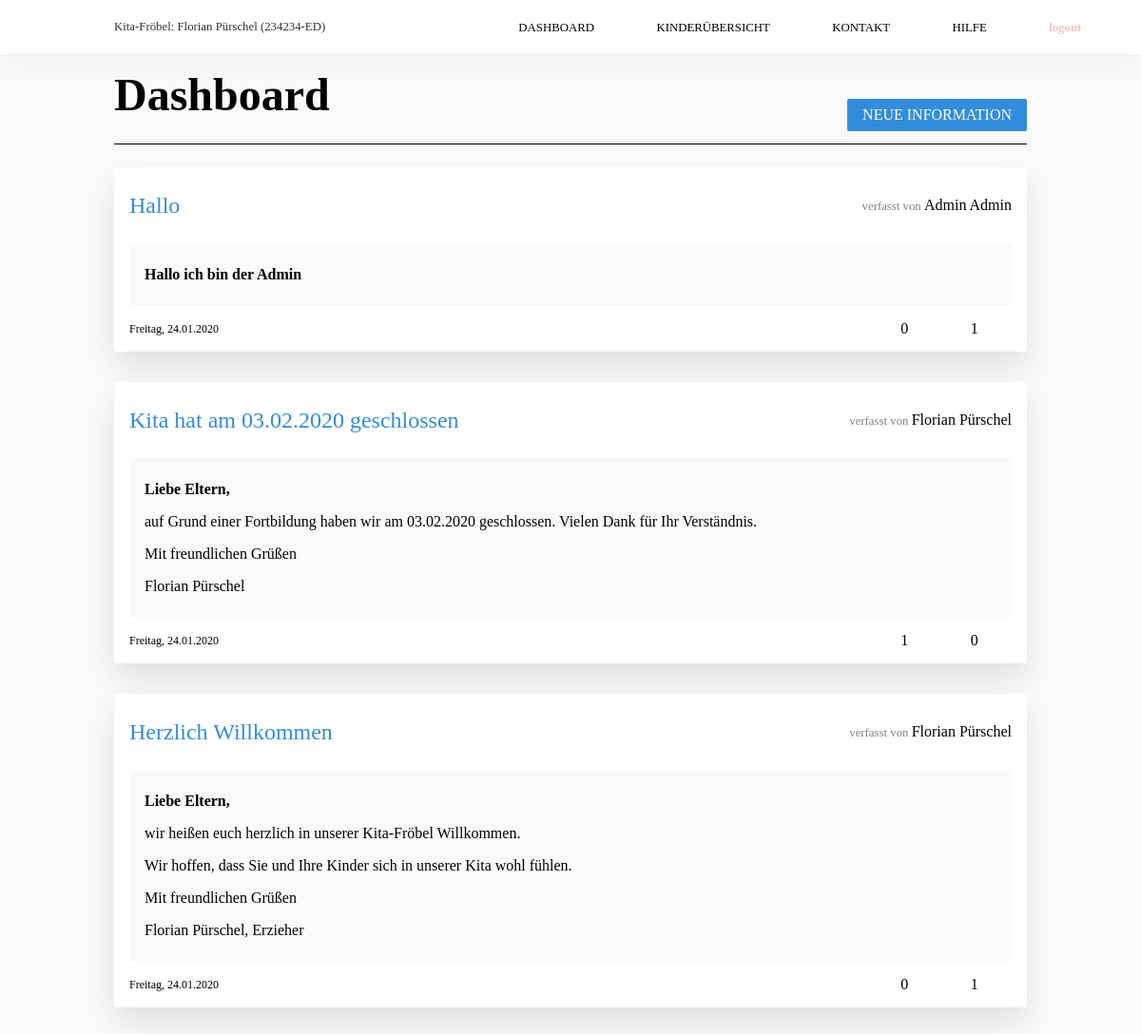
/dashboard/ (signed in), run on the app's committed database.
### account/models.py (models this page shows, shortened)
class UserProfile(models.Model):
    user = models.OneToOneField(User, on_delete=models.CASCADE)
    kindergarten = models.CharField(max_length=50,
                                    choices=KINDERGÄRTEN_CHOICES,
                                    )
    user_type = models.CharField(max_length=50,
                                 choices=USERTYPE_CHOICE,
                                 default="Eltern",
                                 )
    is_aproved = models.BooleanField(default=False)
    mitgliedsnummer = models.CharField(max_length=10)
    def get_full_name(self):
        return self.user.first_name + " " + self.user.last_name

### dashboard/models.py (models this page shows, shortened)
class News(models.Model):
    title = models.CharField(max_length=100)
    author = models.CharField(max_length=50)
    timestamp = models.DateTimeField(auto_now_add=True)
    message = models.TextField(
        blank=True,
    )
    user = models.ForeignKey(User,
                             on_delete=models.CASCADE,
                             related_name='users',
                             related_query_name='user',
                             )
    class Meta:
        ordering = ['-timestamp', ]
        verbose_name = 'News'
        verbose_name_plural = 'News'
    def datepublished(self):
        timestamp = self.timestamp.strftime('%A, %d.%m.%Y')
        datesplitted = timestamp.split(',')
        days = {
            "Monday": "Montag",
            "Tuesday": "Dienstag",
            "Wednesday": "Mittwoch",
            "Thursday": "Donnerstag",
            "Friday": "Freitag",
            "Saturday": "Samstag",
            "Sunday": "Sonntag"
        }
        return days.get(datesplitted[0]) + ', ' + datesplitted[1]
    def get_full_title(self):
        return self.title
    def get_upvotes(self):
        upvotes = Vote.objects.filter(up_or_down='up',
                                      news=self)
        return upvotes
    def get_upvotes_count(self):
        return len(self.get_upvotes())
    def get_downvotes(self):
        downvotes = Vote.objects.filter(up_or_down='down',
                                        news=self)
        return downvotes
    def get_downvotes_count(self):
        return len(self.get_downvotes())

### dashboard/views.py (the view, shortened to what this page needs)
# urls.py: path('', views.showview, name='dashboard'),
def showview(request):
    allnews = News.objects.all()
    if request.user.userprofile.is_aproved:
        template = "dashboard.html"
    context = {'all_the_news': allnews}
    return render(request, template, context)

### dashboard/templates/dashboard.html (shortened to what this page needs)
{% extends 'dashboardbase.html' %}
{% load static %}
{% block ressources %}
  <link rel="stylesheet" type="text/css" href="{% static '/dashboard/dashboard.css' %}">
{% endblock %}
{% block content %}
<main class="mainframe__dashboard">
  <h2 class="dashboard__headline">Dashboard</h2>
  <ul class="dashboard__newsfeed">
  {% if user.userprofile.user_type != 'PA' %}
  <a class="dashboard__adder button" href="../post/">neue information</a>
  {% endif  %}
  {% for news in all_the_news|slice:5 %}
    <li class="newsfeed__news">
      <a class="news__title" href="{{ news.id }}/">{{ news.get_full_title }}</a>
      <p class="news__user"><span class="user__pre">verfasst von</span>{{ news.user.get_full_name }}</p>
      <p class="news__date">{{ news.datepublished }}</p>
      <span class="news__content">
        {{ news.message|linebreaks }}
      </span>
      <section class="news__votesection">
      <div class="votesection__child votesection__upvote">
        <a href="vote/{{ news.id }}/up/">
          <span>{{ news.get_upvotes_count }}</span>
        </a>
      </div>
      <div class="votesection__child votesection__downvote">
        <a href="vote/{{ news.id }}/down/">
          <span>{{ news.get_downvotes_count }}</span>
        </a>
      </div>
      </section>
    </li>
    {% endfor %}
  </ul>
</main>
{% endblock %}

### dashboard/templates/dashboardbase.html (shortened to what this page needs)
<!DOCTYPE html>
<html>
<head>
    {% load static %}
      <link rel="stylesheet" type="text/css" href="{% static '/dashboard/reset.css' %}">
      <link rel="stylesheet" type="text/css" href="{% static '/dashboard/navigation.css' %}">
      <link rel="stylesheet" type="text/css" href="{% static '/dashboard/button.css' %}">
      {% block ressources %}{% endblock %}
</head>
<body>
  <nav class="navigation">
    <p class="navigation__loggedinas">{{user.userprofile.kindergarten}}:
      {{user.userprofile.get_full_name}} ({{user.userprofile.mitgliedsnummer}})</p>
    <div>
    <a href="{% url 'dashboard' %}" class="navigation__element">Dashboard</a>
    {% if user.userprofile.user_type != 'A' %}
      <a href="{% url 'kinderübersicht' %}"
    class="navigation__element">Kinderübersicht</a>
    {% endif  %}
    <a href="{% url 'dashboard' %}" class="navigation__element">Kontakt</a>
    <a href="{% url 'dashboard' %}" class="navigation__element">Hilfe</a>
    <a href="{% url 'logout' %}" class="navigation__element navigation__element--logout">logout</a>
  </nav>
  {% block content %}{% endblock %}
</body>
</html>

### dashboard/static/dashboard/navigation.css (style rules this page uses)
.navigation { position: fixed; z-index: 1001; width: 100vw; height: 3.5em; top: 0; left: 0; display: flex; flex-direction: row; justify-content: space-between; padding: 0em 2em 0em 10vw; align-items: center; background-color: #fff; margin-bottom: 2em; box-shadow: 0em 1em 2em rgba(0,0,0,0.03); }
.navigation__element { margin: 0em 1.5em; font-size: 0.8em; text-transform: UPPERCASE; font-family: SFProSemibold; padding: 0.5em 0.9em; transition: 0.1s; }
.navigation__element--logout { font-weight: bolder; text-transform: lowercase; color: rgba(222,50,65,0.3); }
.navigation__loggedinas { font-family: SFProMedium; color: #333; font-size: 0.8em; }

### dashboard/static/dashboard/button.css (style rules this page uses)
.button { padding: 0.5rem 1rem; background-color: #328cde; color: #fff; border-radius: 2px; border: none; text-transform: uppercase; font-family: SFProSemibold; }

### dashboard/static/dashboard/dashboard.css (style rules this page uses)
body { background-color: #fafafa; }
.mainframe__dashboard { margin: 4.5em 10vw 0em 10vw; display: grid; grid-template-columns: 100%; grid-template-rows: 5em; }
.dashboard__headline { color: #000; font-family: SFProHeavy; font-size: 3em; display: block; width: 100%; border-bottom: 1px solid #000; }
.dashboard__newsfeed { display: flex; flex-direction: column; justify-content: flex-start; align-items: flex-starte; padding-top: 1.5em; position: relative; }
.newsfeed__news { background-color: #fff; width: 100%; display: grid; border-radius: 3px; box-shadow: 0em 1em 2em rgba(0,0,0,0.1); grid-template-columns: 70% 30%; grid-template-rows: 3em minmax(3em, min-content) 1em; grid-template-areas: "title author" "content content" "date votes"; padding: 1em; grid-row-gap: 1em; align-items: center; margin-bottom: 2em; }
.news__title { grid-area: title; font-family: SFProSemibold; font-size: 1.5em; color: #328cde; }
.news__votesection { grid-area: votes; width: 100%; display: flex; flex-direction: row; justify-content: flex-end; }
.votesection__child { display: flex; flex-direction: row; }
.news__date { grid-area: date; font-size: 0.75em; }
.news__user { grid-area: author; display: flex; flex-direction: row; justify-content: flex-end; align-items: flex-end; font-family: SFProSemiBold; }
.user__pre { margin-right: 0.25em; font-size: 0.8em; color: #808080; }
.news__content { grid-area: content; display: flex; flex-direction: column; padding: 1.5em 1em; border-radius: 2px; background-color: rgba(0,0,0,0.02); transition: 0.2s; }
.news__content p:first-child { font-weight: bolder; }
.news__content p:not(:last-child) { margin-bottom: 1em; }
.votesection__child { margin: 0em 1em; padding: 0.3em 0.6em; border-radius: 2px; }
.votesection__child * { margin: 0em 0.15em; }
.dashboard__adder { position: absolute; right: 0; top: -3em; }

### data on the page
News: get_full_title "Hallo", user.get_full_name "Admin Admin", datepublished "Freitag, 24.01.2020", message "Hallo ich bin der Admin", get_upvotes_count "0", get_downvotes_count "1"
News: get_full_title "Kita hat am 03.02.2020 geschlossen", user.get_full_name "Florian Pürschel", datepublished "Freitag, 24.01.2020", message "Liebe Eltern, auf Grund einer Fortbildung haben wir am 03.02.2020 geschlossen. Vielen Dank für Ihr Verständnis. Mit freundlichen Grüßen Florian Pürschel", get_upvotes_count "1", get_downvotes_count "0"
News: get_full_title "Herzlich Willkommen", user.get_full_name "Florian Pürschel", datepublished "Freitag, 24.01.2020", message "Liebe Eltern, wir heißen euch herzlich in unserer Kita-Fröbel Willkommen. Wir hoffen, dass Sie und Ihre Kinder sich in unserer Kita wohl fühlen. Mit freundlichen Grüßen Florian Pürschel, Erzieher", get_upvotes_count "0", get_downvotes_count "1"

### other printed values
{{ user.userprofile.kindergarten }} "Kita-Fröbel"
{{ user.userprofile.get_full_name }} "Florian Pürschel"
{{ user.userprofile.mitgliedsnummer }} "234234-ED"
